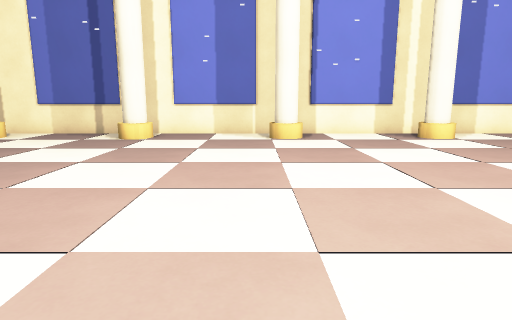
View 1 (above)

20 first-person views from a walk through a level from a Godot 3-D game. The camera is 1.2 m above the floor, tilts 10° down and sees 75° across. The floor is counted in squares, 1 m on a side. Each view is taken from the middle of a square. On the plan, view 1 faces up. The plan holds only what a view shows up to about 14 squares ahead; the rest is blank.

View 2
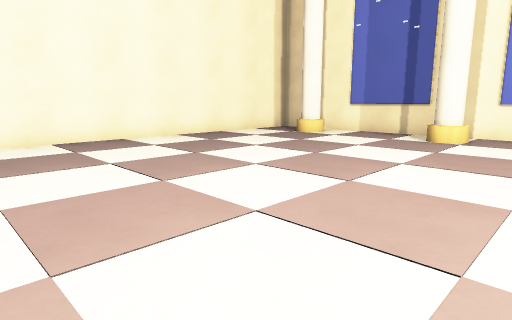

View 3
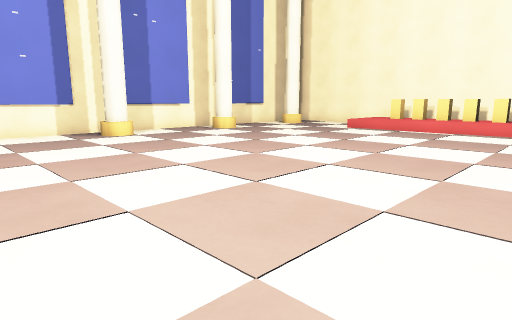

View 4
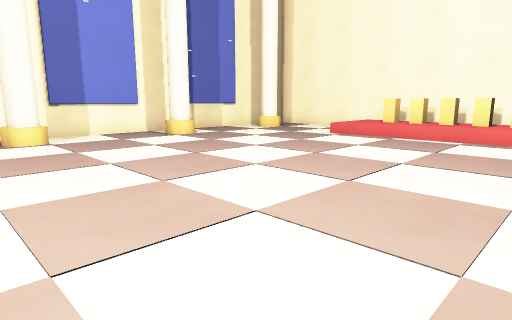

View 5
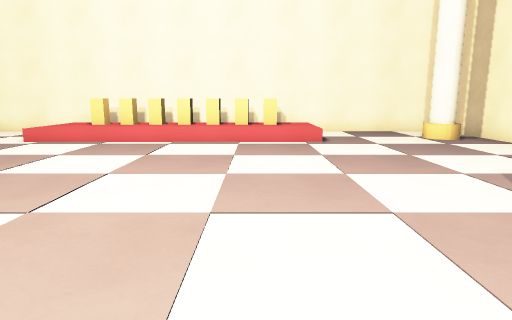

View 6
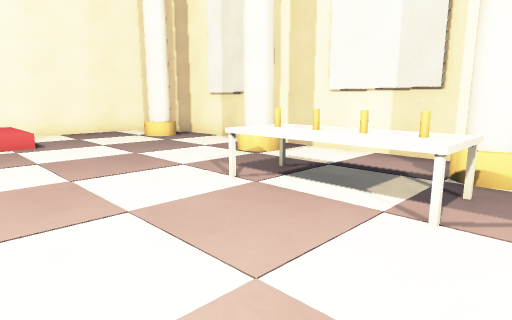

View 7
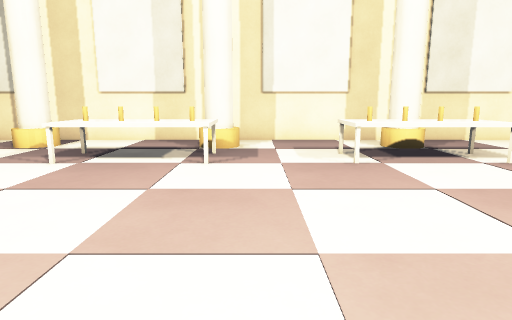

View 8
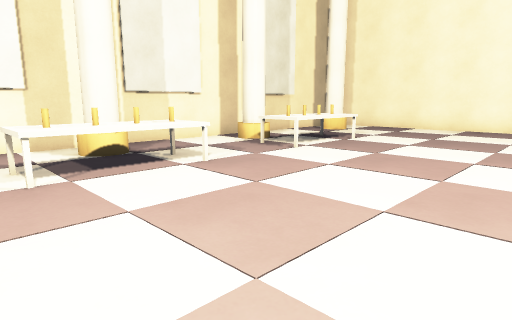

View 9
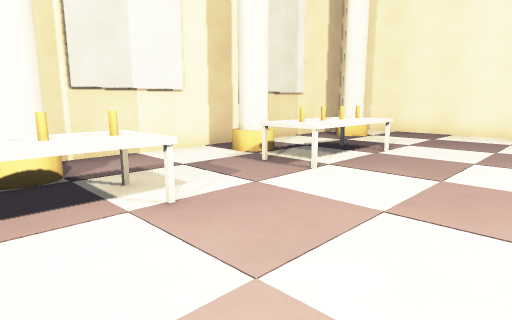

View 10
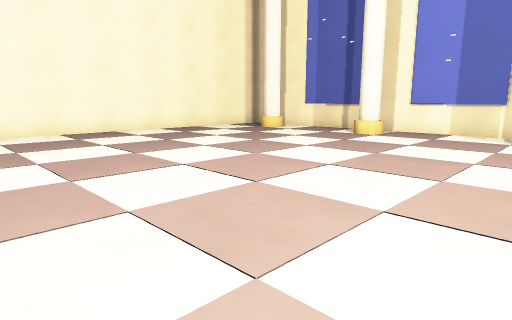

View 11
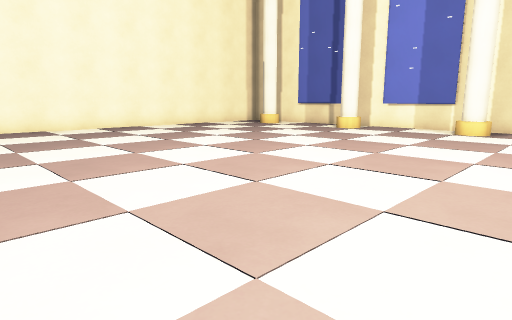

View 12
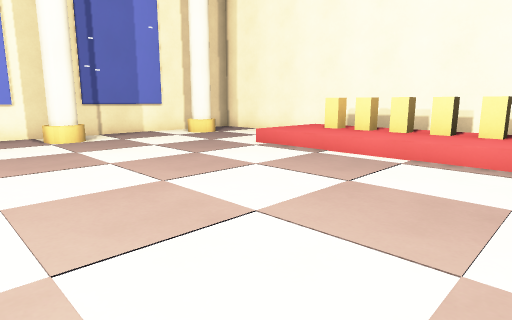

View 13
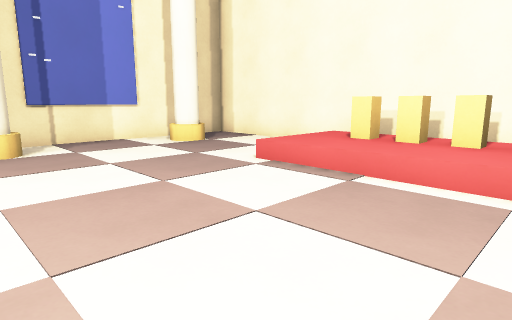

View 14
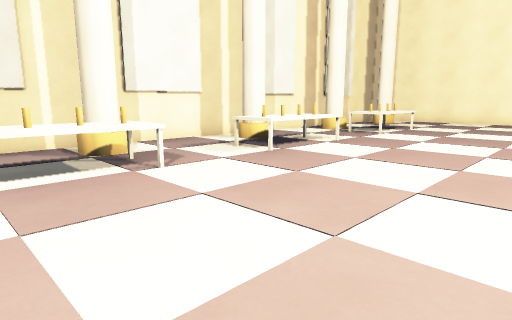

View 15
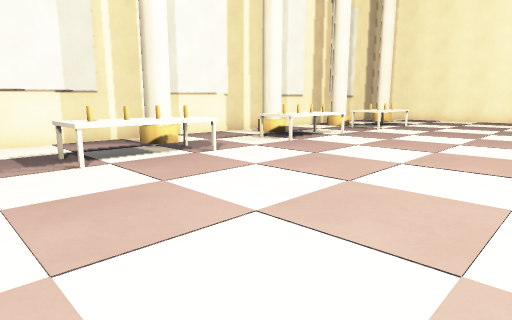

View 16
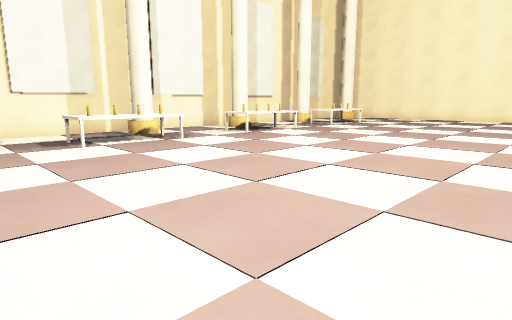

View 17
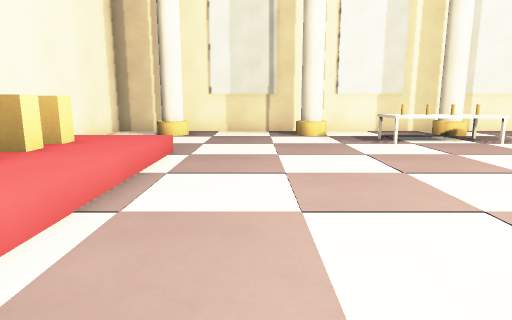

View 18
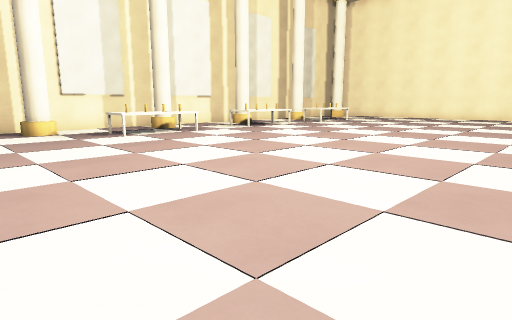

View 19
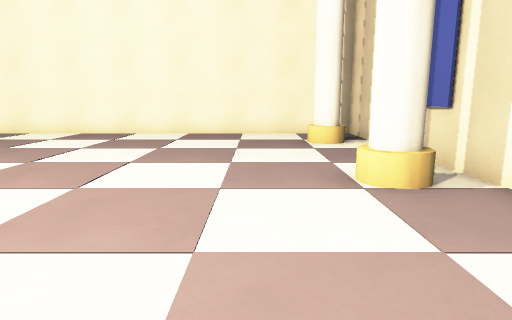

View 20
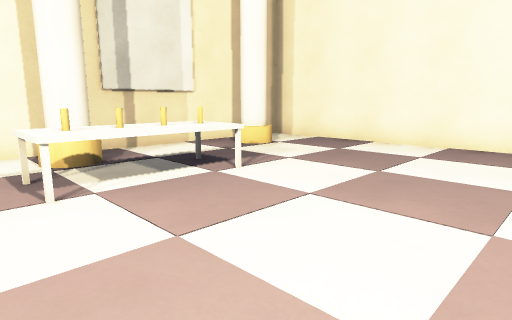

### Floor plan
Key: @ floor where view 1 was taken; # wall or solid block; . main floor; : floor 0.5 m higher than the main floor; / step, stairs or slope; ^ raised ledge; B box.
Columns run from 12 left of view 1 to 19 right of it. Each row starts with its distance up from view 1.
 13 ################################
 12 #  ..  ..  ..  ..  ..  ..  ..  #
 11 #  #.  .#....# .. #..  #.  .#  #
 10 #..  ..  ..  ..  ..  ..  ..  ..#
  9 #..  ..  ..  ..  ..  ..  ..  ..#
  8 #  ..  ..  ..  ..  ..  .. ...  #
  7 #  ..  ..  ..  ..  ..  ..  ////#
  6 #..  ..  ..  ..  ..  ....../://#
  5 #..  ..  ..  ..  ..  ....../:^/#
  4 #  ..  ..  ..  ..  ......  /:^/#
  3 #  ..  .. .... ... ....... /:^/#
  2 #..  ..  ..  .. .......  ../:^/#
  1 #..  .. ... ............ ../:^/#
  0 #  ..  ..  .@ .... .. ...  /:^/#
 -1 #  ..  ..  ......  ..  ..  /:: #
 -2 #..  ..  .. ...  ......  ..////#
 -3 #..  ..  ..  .. ...  ..  ..  ..#
 -4 #  .. BBBB .BBBB. BBBB ..  ..  #
 -5 #  .. BBBB .BBBB. BBBB ..  ..  #
 -6 #..# .. #..  #.  .#  ..# .. #..#
 -7 #.   ..  ..  ..  ..  ..  ..  ..#
 -8 ################################

Where each view was taken, in squares from view 1:
view 1: 0 up, 0 right, facing up
view 2: 0 up, 1 left, facing up-left
view 3: 1 down, 1 right, facing up-right
view 4: 0 up, 4 right, facing up-right
view 5: 0 up, 5 right, facing right
view 6: 0 up, 5 right, facing down-right
view 7: 3 up, 5 right, facing down
view 8: 2 up, 4 right, facing down-left
view 9: 0 up, 2 right, facing down-left
view 10: 1 down, 2 right, facing up-left
view 11: 3 down, 4 right, facing up-left
view 12: 0 up, 8 right, facing up-right
view 13: 2 up, 10 right, facing up-right
view 14: 2 up, 9 right, facing down-left
view 15: 3 up, 11 right, facing down-left
view 16: 6 up, 12 right, facing down-left
view 17: 6 up, 13 right, facing down
view 18: 8 up, 14 right, facing down-left
view 19: 9 up, 1 right, facing left
view 20: 1 up, 2 left, facing down-left
